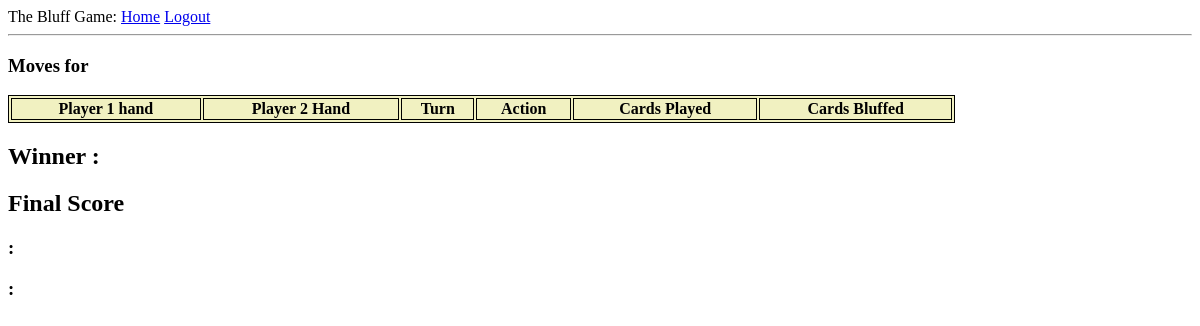
/show_moves/test (signed in), run on an earlier commit of the app's database.
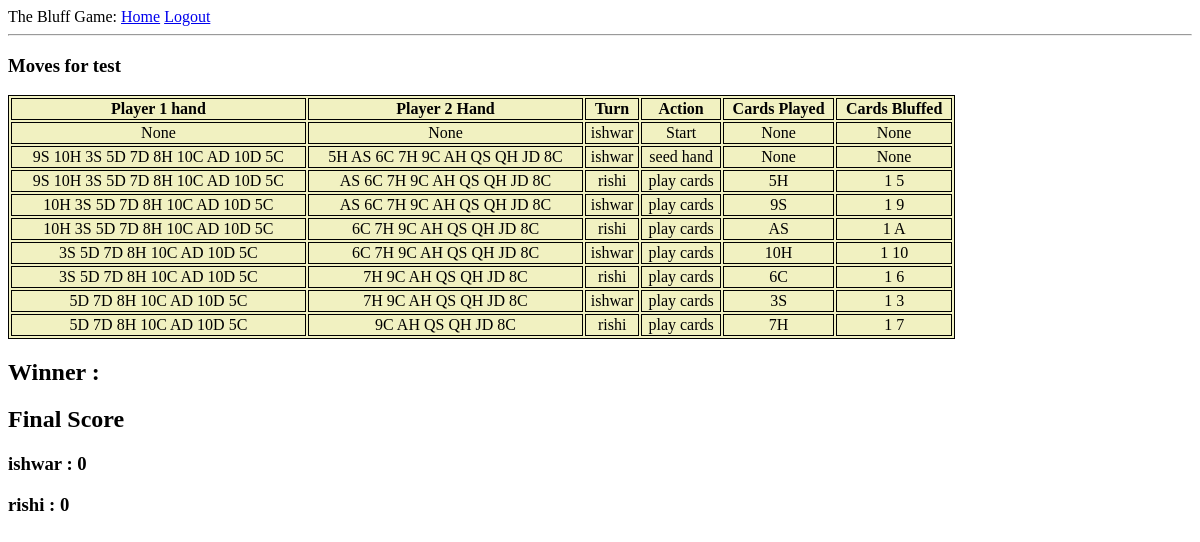
And on a later commit of the database.
### models.py (models this page shows, shortened)
class Game(db.Model):
    id = db.Column(db.Integer, primary_key=True)
    gamename = db.Column(db.String, nullable=False)
    no_players = db.Column(db.Integer)
    player1_name = db.Column(db.String, nullable=False, default="Not Joined Yet")
    player2_name = db.Column(db.String, nullable=False, default="Not Joined Yet")
    player1_id = db.Column(db.Integer)
    player2_id = db.Column(db.Integer)
    player1_score = db.Column(db.Integer, default=0)
    player2_score = db.Column(db.Integer, default=0)
    completed = db.Column(db.Integer, default=0)
    winner = db.Column(db.String)

class GameMove(db.Model):
    id = db.Column(db.Integer, primary_key=True)
    game_id = db.Column(db.Integer, nullable=False)
    time = db.Column(db.DateTime, default=datetime.utcnow())
    turn_player_id = db.Column(db.Integer, nullable=False)
    turn_player_name = db.Column(db.String, nullable=False)
    player1_hand = db.Column(db.String)
    player2_hand = db.Column(db.String)
    player_action = db.Column(db.String, nullable=False)
    cards_played = db.Column(db.String)
    cards_bluffed = db.Column(db.String)

### app.py (the view)
@app.route("/show_moves/<string:gamename>")
def show_moves(gamename):
    if not current_user.is_authenticated:
        return redirect(url_for('login'))
    game = Game.query.filter_by(gamename=gamename).first()
    gameMoves = GameMove.query.all()
    return render_template('moves.html', title='Moves', game=game, gameMoves=gameMoves)

### app.py (called while the page is built)
@app.before_request
def before_request():
    session.permanent = True
    app.permanent_session_lifetime = timedelta(minutes=3)

### models.py (called while the page is built)
@login.user_loader
def load_user(id):
    return User.query.get(int(id))

### templates/moves.html (shortened to what this page needs)
<!DOCTYPE html>
{% extends "base.html" %}
{% block content %}
    <html lang="en">
    <head>
    </head>
    <body>
    <h3>Moves for {{ game.gamename }}</h3>
    <table style="width:80%">
        <tr>
            <th>Player 1 hand</th>
            <th>Player 2 Hand</th>
            <th>Turn</th>
            <th>Action</th>
            <th>Cards Played</th>
            <th>Cards Bluffed</th>
        </tr>
        {% for moves in gameMoves %}
            {% if moves.game_id == game.id %}
                <tr>
                    <td ALIGN="center">{{ moves.player1_hand }}</td>
                    <td ALIGN="center">{{ moves.player2_hand }}</td>
                    <td ALIGN="center">{{ moves.turn_player_name }}</td>
                    <td ALIGN="center">{{ moves.player_action }}</td>
                    <td ALIGN="center">{{ moves.cards_played }}</td>
                    <td ALIGN="center">{{ moves.cards_bluffed }}</td>
                </tr>
            {% endif %}
        {% endfor %}
    </table>
    <h2>Winner : {{ game.winner }}</h2>
    <h2>Final Score</h2>
    <h3>{{ game.player1_name }} : {{ game.player1_score }}</h3>
    <h3>{{ game.player2_name }} : {{ game.player2_score }}</h3>
    </body>
{% endblock %}

### templates/base.html (shortened to what this page needs)
<!DOCTYPE html>
<html>
<head>
</head>
<body>
<div>
    The Bluff Game:
    <a href="{{ url_for('index') }}">Home</a>
    {% if current_user.is_anonymous %}
        <a href="{{ url_for('login') }}">Login</a>
    {% else %}
        <a href="{{ url_for('logout') }}">Logout</a>
    {% endif %}
</div>
<hr>
{% block content %}{% endblock %}
</body>
</html>

### templates/moves.html (style rules this page uses)
table, th, td { border: 1px solid black; background-color: #f1f1c1; }

What changed in the data, as far as the page shows it:
added Game: gamename "test", player1_name "ishwar", player1_score "0", player2_name "rishi", player2_score "0"
added GameMove: player1_hand "None", player2_hand "None", turn_player_name "ishwar", player_action "Start", cards_played "None", cards_bluffed "None"
added GameMove: player1_hand "9S 10H 3S 5D 7D 8H 10C AD 10D 5C", player2_hand "5H AS 6C 7H 9C AH QS QH JD 8C", turn_player_name "ishwar", player_action "seed hand", cards_played "None", cards_bluffed "None"
added GameMove: player1_hand "9S 10H 3S 5D 7D 8H 10C AD 10D 5C", player2_hand "AS 6C 7H 9C AH QS QH JD 8C", turn_player_name "rishi", player_action "play cards", cards_played "5H", cards_bluffed "1 5"
added GameMove: player1_hand "10H 3S 5D 7D 8H 10C AD 10D 5C", player2_hand "AS 6C 7H 9C AH QS QH JD 8C", turn_player_name "ishwar", player_action "play cards", cards_played "9S", cards_bluffed "1 9"
added GameMove: player1_hand "10H 3S 5D 7D 8H 10C AD 10D 5C", player2_hand "6C 7H 9C AH QS QH JD 8C", turn_player_name "rishi", player_action "play cards", cards_played "AS", cards_bluffed "1 A"
added GameMove: player1_hand "3S 5D 7D 8H 10C AD 10D 5C", player2_hand "6C 7H 9C AH QS QH JD 8C", turn_player_name "ishwar", player_action "play cards", cards_played "10H", cards_bluffed "1 10"
added GameMove: player1_hand "3S 5D 7D 8H 10C AD 10D 5C", player2_hand "7H 9C AH QS QH JD 8C", turn_player_name "rishi", player_action "play cards", cards_played "6C", cards_bluffed "1 6"
added GameMove: player1_hand "5D 7D 8H 10C AD 10D 5C", player2_hand "7H 9C AH QS QH JD 8C", turn_player_name "ishwar", player_action "play cards", cards_played "3S", cards_bluffed "1 3"
added GameMove: player1_hand "5D 7D 8H 10C AD 10D 5C", player2_hand "9C AH QS QH JD 8C", turn_player_name "rishi", player_action "play cards", cards_played "7H", cards_bluffed "1 7"
